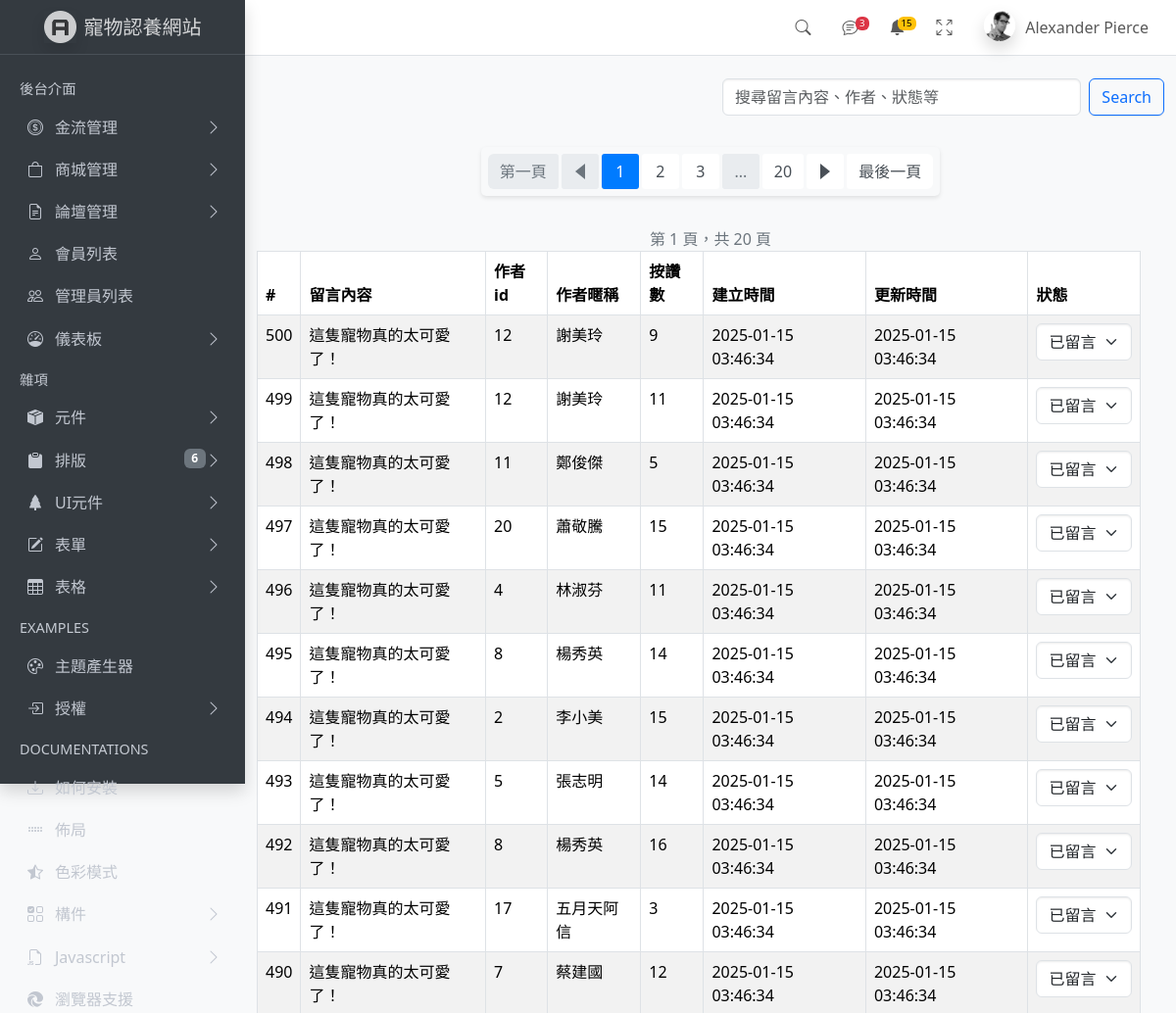
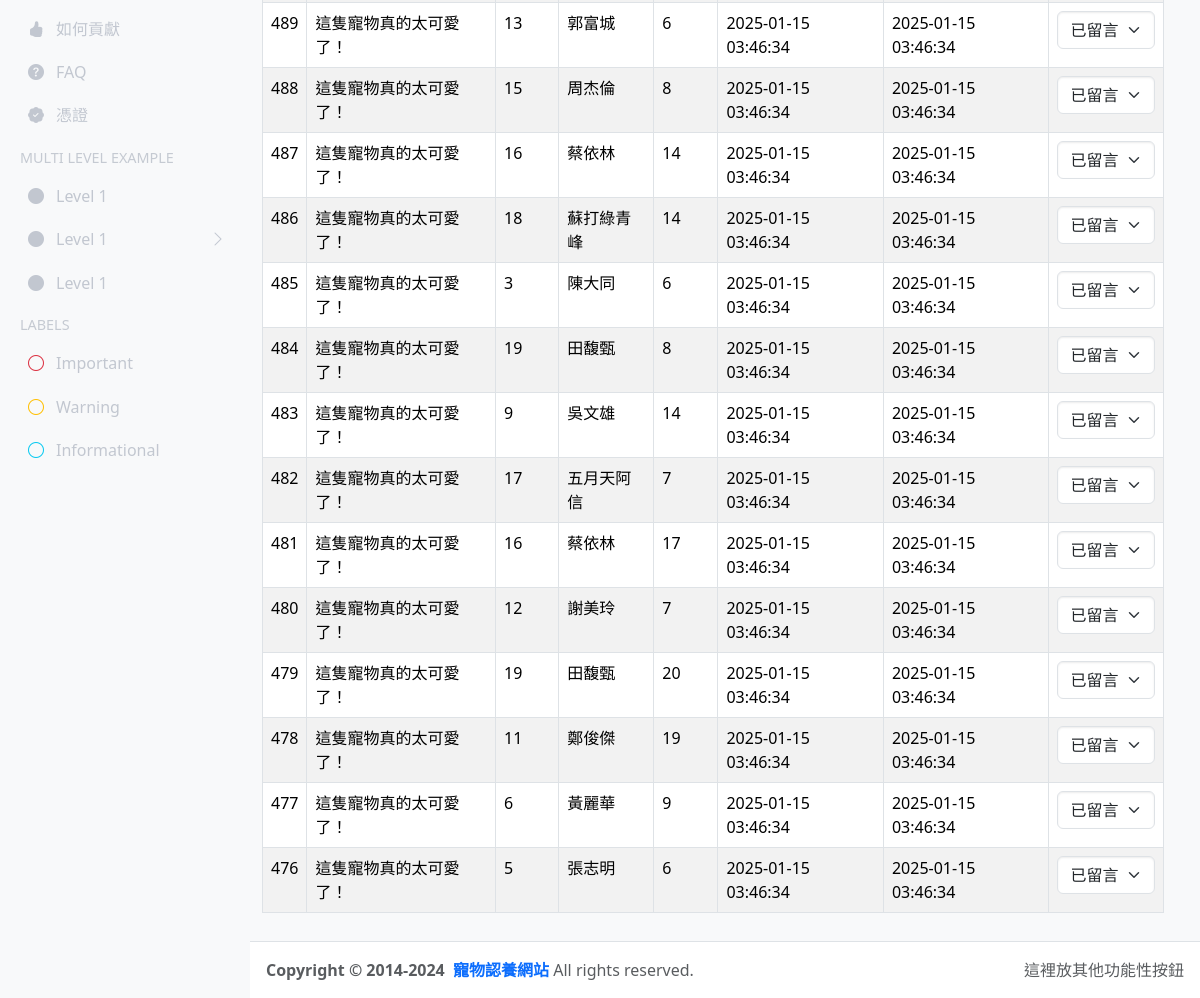
Page /dist/pages/forums/comment.php on the committed database (2 pictures, top to bottom).
### tables this page shows
CREATE TABLE `comments` (
  `id` int NOT NULL,
  `body` text NOT NULL,
  `post_id` int NOT NULL,
  `user_id` int NOT NULL,
  `likes_count` int DEFAULT '0',
  `status` enum('已留言','被檢舉','已刪除') NOT NULL DEFAULT '已留言',
  `created_at` timestamp NULL DEFAULT CURRENT_TIMESTAMP,
  `updated_at` timestamp NULL DEFAULT CURRENT_TIMESTAMP ON UPDATE CURRENT_TIMESTAMP
);

CREATE TABLE `users` (
  `user_id` int NOT NULL,
  `user_email` varchar(255) NOT NULL,
  `user_password` varchar(255) NOT NULL,
  `user_name` varchar(255) NOT NULL,
  `user_number` varchar(255) NOT NULL,
  `user_address` varchar(255) NOT NULL,
  `user_birthday` date DEFAULT NULL,
  `user_level` varchar(255) DEFAULT NULL,
  `profile_picture` varchar(255) DEFAULT NULL,
  `user_status` varchar(255) DEFAULT NULL
);

### dist/pages/forums/comment.php (the view, shortened to what this page needs)
<?php require __DIR__ . '/../parts/init.php';
$perPage = 25;
$page = isset($_GET['page']) ? intval($_GET['page']) : 1;
$where = ' WHERE 1 ';
$t_sql = "SELECT COUNT(1) FROM comments
          JOIN users ON comments.user_id = users.user_id
          $where";
$totalRows = $pdo->query($t_sql)->fetch(PDO::FETCH_NUM)[0];
$totalPages = ceil($totalRows / $perPage);
if ($totalRows > 0) {
  $sql = sprintf("SELECT comments.*, users.user_name
                  FROM comments
                  JOIN users ON comments.user_id = users.user_id
                  %s
                  ORDER BY comments.created_at DESC, comments.id DESC
                  LIMIT %s, %s",
                  $where, ($page - 1) * $perPage, $perPage);
  $rows = $pdo->query($sql)->fetchAll();
}
$pageRange = 2;
$startPage = max($page - $pageRange, 1);
$endPage = min($page + $pageRange, $totalPages);
if ($endPage < $totalPages) {
    $endPage = min($endPage, $totalPages - 1);
}
?>
<?php include ROOT_PATH . 'dist/pages/parts/head.php' ?>
<body class="layout-fixed sidebar-expand-lg bg-body-tertiary">
  <div class="app-wrapper">
    <?php include ROOT_PATH . 'dist/pages/parts/navbar.php' ?>
    <?php include ROOT_PATH . 'dist/pages/parts/sidebar.php' ?>
    <br>
    <main class="app-main pt-5">
    <div class="container">
  <div class="row mt-2">
    <div class="col-6"></div>
    <div class="col-6">
  <form class="d-flex" role="search" id="searchForm">
    <input class="form-control me-2"
      id="searchInput"
      name="keyword"
      value="<?= empty($_GET['keyword']) ? '' : htmlentities($_GET['keyword']) ?>"
      type="search" placeholder="搜尋留言內容、作者、狀態等" aria-label="Search">
    <button class="btn btn-outline-primary" type="submit">Search</button>
  </form>
</div>
<div class="custom-pagination-container">
    <nav aria-label="Page navigation" class="custom-pagination">
        <ul class="pagination">
            <li class="page-item <?= $page == 1 ? 'disabled' : '' ?>">
                <a class="page-link" href="?<?php $qs['page'] = 1; echo http_build_query($qs); ?>" aria-label="First">
                    第一頁
                </a>
            </li>
            <li class="page-item <?= $page == 1 ? 'disabled' : '' ?>">
                <a class="page-link prev-page" href="?<?php $qs['page'] = max(1, $page - 1); echo http_build_query($qs); ?>" aria-label="Previous">
                    <span class="triangle-left"></span>
                </a>
            </li>
            <?php for ($i = $startPage; $i <= $endPage; $i++): ?>
                <li class="page-item <?= $i == $page ? 'active' : '' ?>">
                    <a class="page-link" href="?<?php $qs['page'] = $i; echo http_build_query($qs); ?>"><?= $i ?></a>
                </li>
            <?php endfor; ?>
            <?php if ($endPage < $totalPages): ?>
                <?php if ($endPage < $totalPages - 1): ?>
                    <li class="page-item disabled"><span class="page-link">...</span></li>
                <?php endif; ?>
                <li class="page-item"><a class="page-link" href="?<?php $qs['page'] = $totalPages; echo http_build_query($qs); ?>"><?= $totalPages ?></a></li>
            <?php endif; ?>
            <li class="page-item <?= $page == $totalPages ? 'disabled' : '' ?>">
                <a class="page-link next-page" href="?<?php $qs['page'] = min($totalPages, $page + 1); echo http_build_query($qs); ?>" aria-label="Next">
                    <span class="triangle-right"></span>
                </a>
            </li>
            <li class="page-item <?= $page == $totalPages ? 'disabled' : '' ?>">
                <a class="page-link" href="?<?php $qs['page'] = $totalPages; echo http_build_query($qs); ?>" aria-label="Last">
                    最後一頁
                </a>
            </li>
        </ul>
    </nav>
    <div class="pagination-info">
        第 <?= $page ?> 頁，共 <?= $totalPages ?> 頁
    </div>
</div>
  <div class="row">
    <div class="col">
      <table class="table table-bordered table-striped">
        <thead>
          <tr>
          <th>#</th>
            <th>留言內容</th>
            <th>作者id</th>
            <th>作者暱稱</th>
            <th>按讚數</th>
            <th>建立時間</th>
            <th>更新時間</th>
            <th>狀態</th>
          </tr>
        </thead>
        <tbody>
          <?php foreach ($rows as $r): ?>
            <tr>
              <td><?= $r['id'] ?></td>
              <td><?= htmlentities($r['body']) ?></td>
              <td><?= htmlentities($r['user_id']) ?></td>
              <td><?= htmlentities($r['user_name']) ?></td>
              <td><?= $r['likes_count'] ?></td>
              <td><?= $r['created_at'] ?></td>
              <td><?= $r['updated_at'] ?></td>
              <td>
                <select class="form-select status-select" data-comment-id="<?= $r['id'] ?>" data-original-status="<?= $r['status'] ?>">
                <option value="已留言" <?= $r['status'] == '已留言' ? 'selected' : '' ?>>已留言</option>
              </select>
              </td>
            </tr>
          <?php endforeach; ?>
        </tbody>
      </table>
    </div>
  </div>
</div>
    </main>
    <?php include ROOT_PATH . 'dist/pages/parts/footer.php' ?>
  </div>
</body>
</html>

### rows in the picture
comments: id "500", body "這隻寵物真的太可愛了！", user "12", user.user_name "謝美玲", likes_count "9", created_at "2025-01-15 03:46:34", updated_at "2025-01-15 03:46:34", status+id "已留言"
comments: id "499", body "這隻寵物真的太可愛了！", user "12", user.user_name "謝美玲", likes_count "11", created_at "2025-01-15 03:46:34", updated_at "2025-01-15 03:46:34", status+id "已留言"
comments: id "498", body "這隻寵物真的太可愛了！", user "11", user.user_name "鄭俊傑", likes_count "5", created_at "2025-01-15 03:46:34", updated_at "2025-01-15 03:46:34", status+id "已留言"
comments: id "497", body "這隻寵物真的太可愛了！", user "20", user.user_name "蕭敬騰", likes_count "15", created_at "2025-01-15 03:46:34", updated_at "2025-01-15 03:46:34", status+id "已留言"
comments: id "496", body "這隻寵物真的太可愛了！", user "4", user.user_name "林淑芬", likes_count "11", created_at "2025-01-15 03:46:34", updated_at "2025-01-15 03:46:34", status+id "已留言"
comments: id "495", body "這隻寵物真的太可愛了！", user "8", user.user_name "楊秀英", likes_count "14", created_at "2025-01-15 03:46:34", updated_at "2025-01-15 03:46:34", status+id "已留言"
comments: id "494", body "這隻寵物真的太可愛了！", user "2", user.user_name "李小美", likes_count "15", created_at "2025-01-15 03:46:34", updated_at "2025-01-15 03:46:34", status+id "已留言"
comments: id "493", body "這隻寵物真的太可愛了！", user "5", user.user_name "張志明", likes_count "14", created_at "2025-01-15 03:46:34", updated_at "2025-01-15 03:46:34", status+id "已留言"
comments: id "492", body "這隻寵物真的太可愛了！", user "8", user.user_name "楊秀英", likes_count "16", created_at "2025-01-15 03:46:34", updated_at "2025-01-15 03:46:34", status+id "已留言"
comments: id "491", body "這隻寵物真的太可愛了！", user "17", user.user_name "五月天阿信", likes_count "3", created_at "2025-01-15 03:46:34", updated_at "2025-01-15 03:46:34", status+id "已留言"
comments: id "490", body "這隻寵物真的太可愛了！", user "7", user.user_name "蔡建國", likes_count "12", created_at "2025-01-15 03:46:34", updated_at "2025-01-15 03:46:34", status+id "已留言"
comments: id "489", body "這隻寵物真的太可愛了！", user "13", user.user_name "郭富城", likes_count "6", created_at "2025-01-15 03:46:34", updated_at "2025-01-15 03:46:34", status+id "已留言"
comments: id "488", body "這隻寵物真的太可愛了！", user "15", user.user_name "周杰倫", likes_count "8", created_at "2025-01-15 03:46:34", updated_at "2025-01-15 03:46:34", status+id "已留言"
comments: id "487", body "這隻寵物真的太可愛了！", user "16", user.user_name "蔡依林", likes_count "14", created_at "2025-01-15 03:46:34", updated_at "2025-01-15 03:46:34", status+id "已留言"
comments: id "486", body "這隻寵物真的太可愛了！", user "18", user.user_name "蘇打綠青峰", likes_count "14", created_at "2025-01-15 03:46:34", updated_at "2025-01-15 03:46:34", status+id "已留言"
comments: id "485", body "這隻寵物真的太可愛了！", user "3", user.user_name "陳大同", likes_count "6", created_at "2025-01-15 03:46:34", updated_at "2025-01-15 03:46:34", status+id "已留言"
comments: id "484", body "這隻寵物真的太可愛了！", user "19", user.user_name "田馥甄", likes_count "8", created_at "2025-01-15 03:46:34", updated_at "2025-01-15 03:46:34", status+id "已留言"
comments: id "483", body "這隻寵物真的太可愛了！", user "9", user.user_name "吳文雄", likes_count "14", created_at "2025-01-15 03:46:34", updated_at "2025-01-15 03:46:34", status+id "已留言"
comments: id "482", body "這隻寵物真的太可愛了！", user "17", user.user_name "五月天阿信", likes_count "7", created_at "2025-01-15 03:46:34", updated_at "2025-01-15 03:46:34", status+id "已留言"
comments: id "481", body "這隻寵物真的太可愛了！", user "16", user.user_name "蔡依林", likes_count "17", created_at "2025-01-15 03:46:34", updated_at "2025-01-15 03:46:34", status+id "已留言"
comments: id "480", body "這隻寵物真的太可愛了！", user "12", user.user_name "謝美玲", likes_count "7", created_at "2025-01-15 03:46:34", updated_at "2025-01-15 03:46:34", status+id "已留言"
comments: id "479", body "這隻寵物真的太可愛了！", user "19", user.user_name "田馥甄", likes_count "20", created_at "2025-01-15 03:46:34", updated_at "2025-01-15 03:46:34", status+id "已留言"
comments: id "478", body "這隻寵物真的太可愛了！", user "11", user.user_name "鄭俊傑", likes_count "19", created_at "2025-01-15 03:46:34", updated_at "2025-01-15 03:46:34", status+id "已留言"
comments: id "477", body "這隻寵物真的太可愛了！", user "6", user.user_name "黃麗華", likes_count "9", created_at "2025-01-15 03:46:34", updated_at "2025-01-15 03:46:34", status+id "已留言"
comments: id "476", body "這隻寵物真的太可愛了！", user "5", user.user_name "張志明", likes_count "6", created_at "2025-01-15 03:46:34", updated_at "2025-01-15 03:46:34", status+id "已留言"

### other values in the picture
$totalPages "20"
$page "1"
